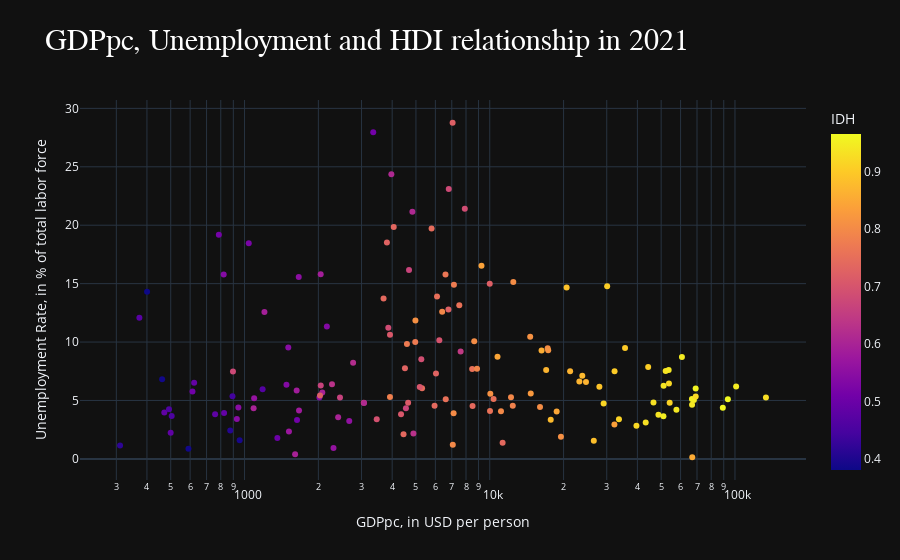

This figure's notebook cell:
### Markdown cell above
#### PIBpc, desempleo y desarrollo humano

### Code cell
# Definimos el conjunto de datos que queremos usar
GDPpc = df.groupby(["Country","Year"])[["Unemployment","GDP_pc","IDH"]].sum().reset_index()
GDPpc2021 = GDPpc[(GDPpc["Year"] == 2021) & (GDPpc["IDH"] > 0) & (GDPpc["Unemployment"] > 0)] # Eliminamos los valores nulos de desempleo e IDH

# Graficamos
fig = px.scatter(data_frame= GDPpc2021, x="GDP_pc", y="Unemployment", color="IDH", log_x=True, size_max=40, template="plotly_dark", title="GDPpc, Unemployment and HDI relationship in 2021", labels={"GDP_pc": "GDPpc", "Unemployment": "Unemployment"})
fig.update_xaxes(title_text="GDPpc, in USD per person")
fig.update_yaxes(title_text="Unemployment Rate, in % of total labor force")
fig.update_layout(title="GDPpc, Unemployment and HDI relationship in 2021", title_font=dict(size=30, family="Calibri_light", color="white"))
fig.show()

### Figure 1 — Plotly figure (JSON) as saved in the notebook; plotly's stock layout.template omitted (floating-point values rounded to 4 significant figures; data arrays with more than 128 entries replaced by an {"elided": "..."} marker saying what was removed)
{"data": [{"hovertemplate": "GDPpc=%{x}<br>Unemployment=%{y}<br>IDH=%{marker.color}<extra></extra>", "legendgroup": "", "marker": {"color": {"elided": "150 float values"}, "coloraxis": "coloraxis", "symbol": "circle"}, "mode": "markers", "name": "", "orientation": "v", "showlegend": false, "type": "scatter", "uid": "0e3ca31f-254e-4073-9df3-2e7d957530ab", "x": {"elided": "150 float values"}, "xaxis": "x", "y": {"elided": "150 float values"}, "yaxis": "y"}], "layout": {"coloraxis": {"colorbar": {"title": {"text": "IDH"}}, "colorscale": [[0, "#0d0887"], [0.1111, "#46039f"], [0.2222, "#7201a8"], [0.3333, "#9c179e"], [0.4444, "#bd3786"], [0.5556, "#d8576b"], [0.6667, "#ed7953"], [0.7778, "#fb9f3a"], [0.8889, "#fdca26"], [1, "#f0f921"]]}, "legend": {"tracegroupgap": 0}, "title": {"font": {"color": "white", "family": "Calibri_light", "size": 30}, "text": "GDPpc, Unemployment and HDI relationship in 2021"}, "xaxis": {"anchor": "y", "domain": [0, 1], "title": {"text": "GDPpc, in USD per person"}, "type": "log"}, "yaxis": {"anchor": "x", "domain": [0, 1], "title": {"text": "Unemployment Rate, in % of total labor force"}}}}
